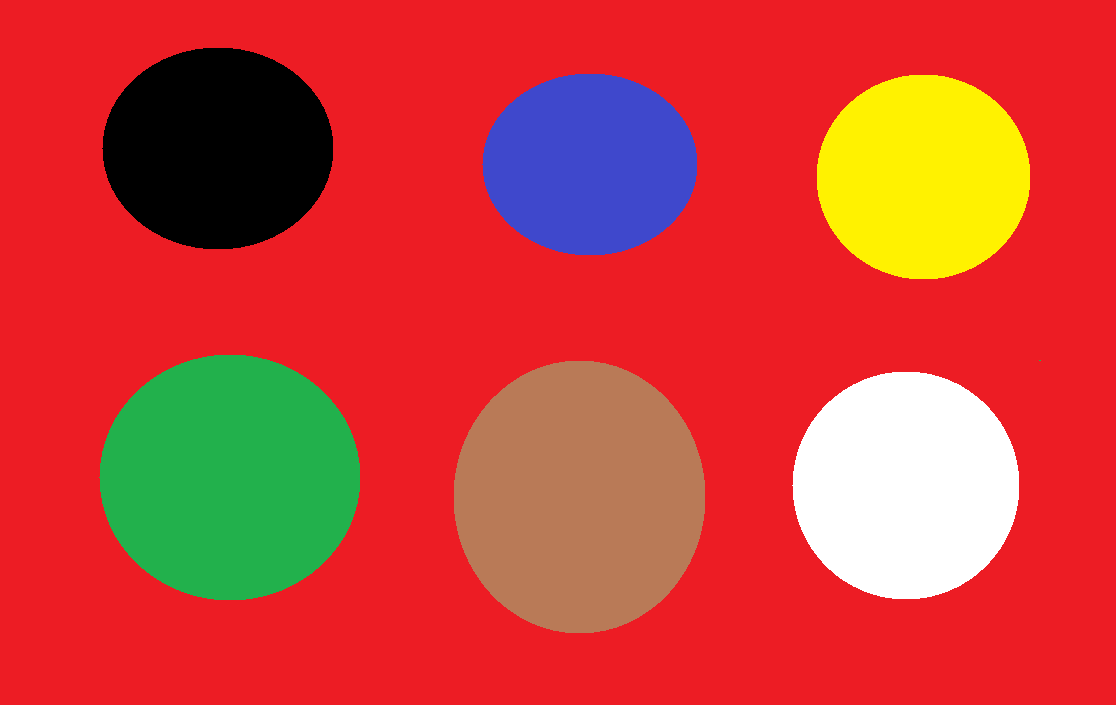
#> input picture Kodlar/images/renkler.png, 1116 x 705 px
$ python canny.py
#> lines starting #> are read from the running program, lines starting #| are printed output that depends on the picture; after the words box and inside, x2 and y2 are one past the last pixel; in counts of white or black regions, pixels touching at a corner belong together
import cv2
import numpy as np

img = cv2.imread('../images/renkler.png')
#> img is the input picture: shape (705, 1116, 3); mean B, G, R 56.7, 65.5, 204.4

gray = cv2.cvtColor(img, cv2.COLOR_BGR2GRAY)
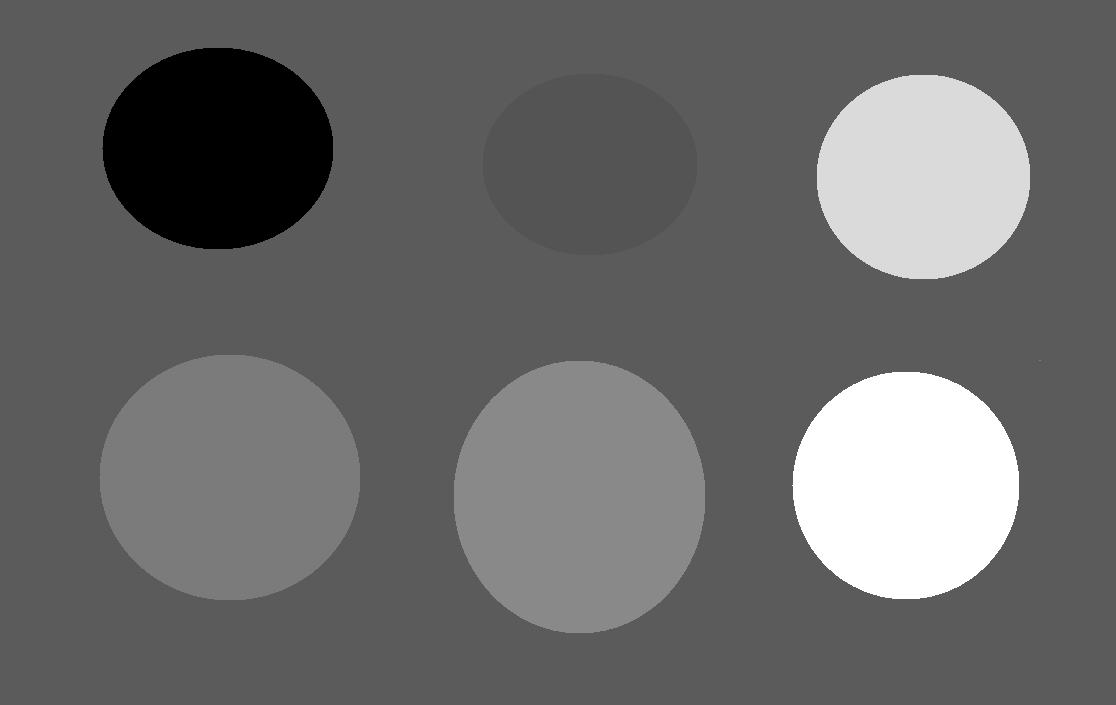
#> gray: shape (705, 1116); min 0, max 255, mean 105.7

B, G, R = cv2.split(img)
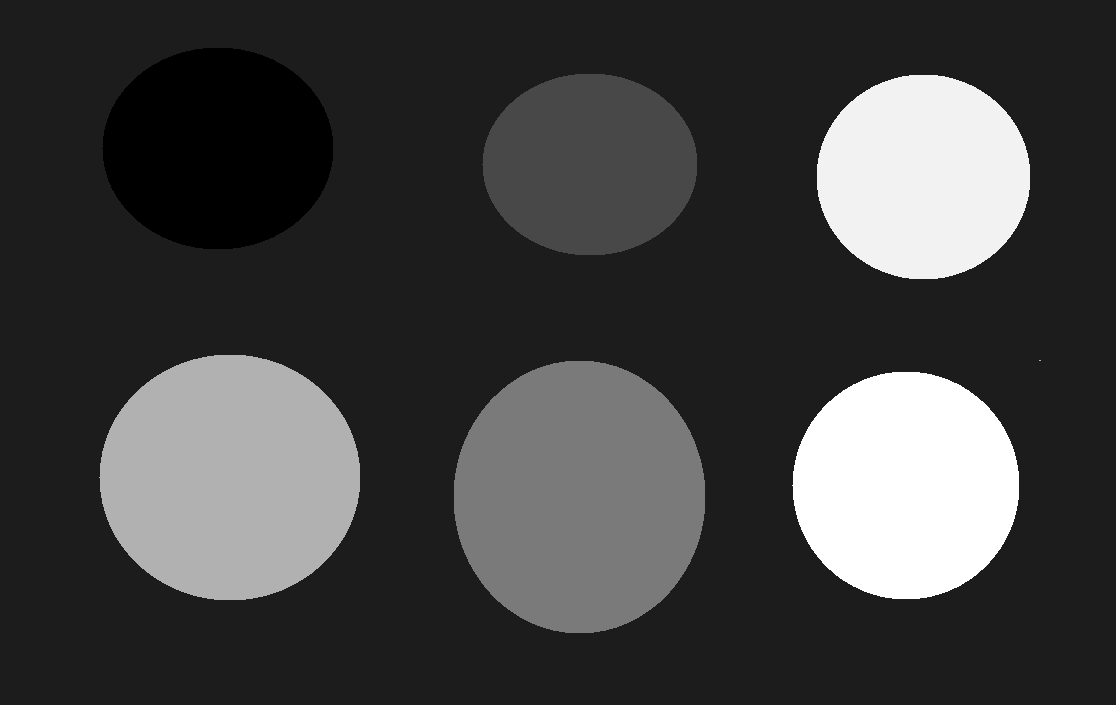
#> G: shape (705, 1116); min 0, max 255, mean 65.5
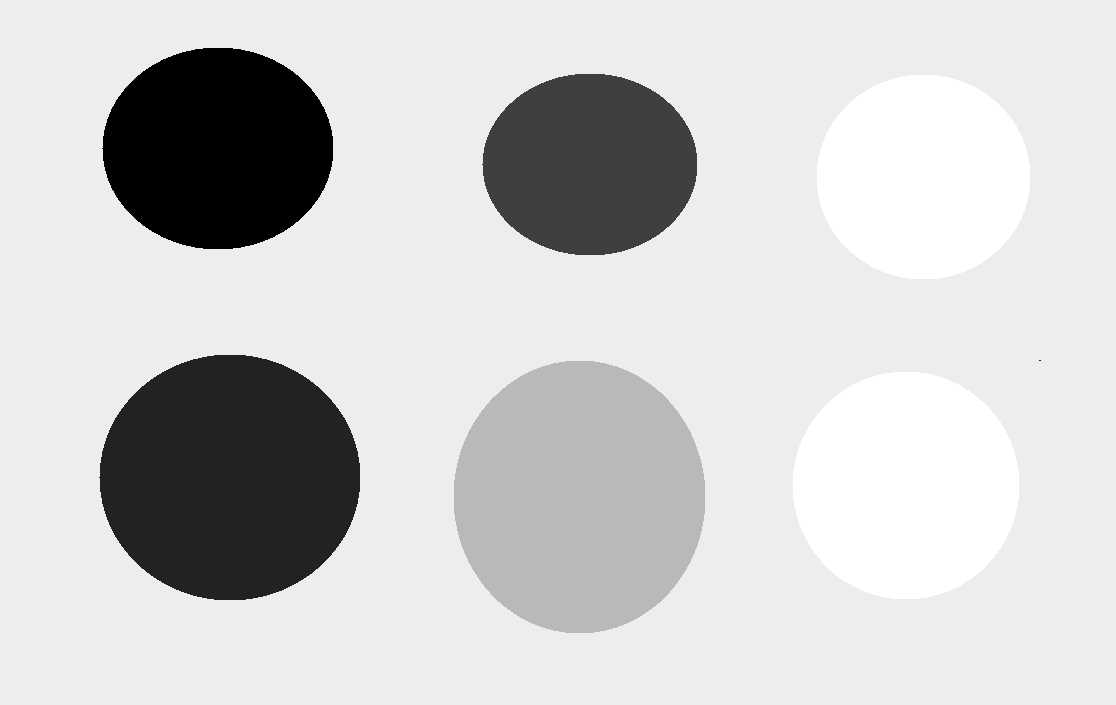
#> R: shape (705, 1116); min 0, max 255, mean 204.4

edges   = cv2.Canny(gray, 100, 200)
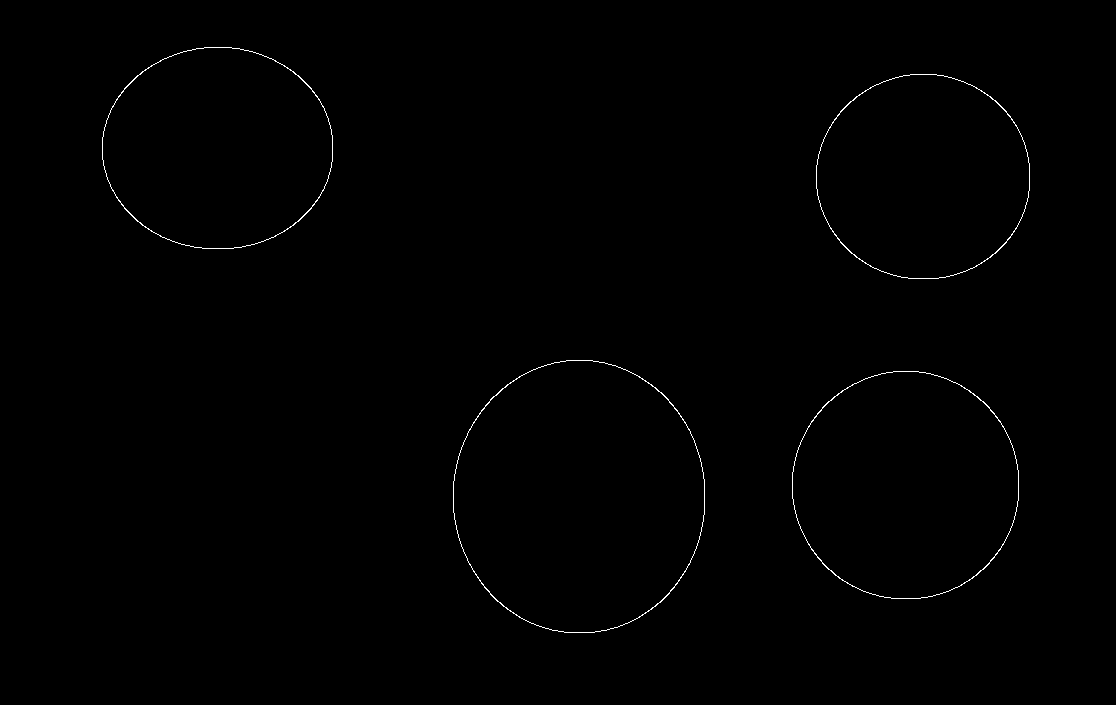
#> edges: shape (705, 1116); 0.38% white in thin lines or dots, all inside (x1, y1, x2, y2) = (102, 47, 1030, 633)
B_edges = cv2.Canny(B, 100, 200)
#> B_edges: shape (705, 1116); 0.57% white in thin lines or dots, all inside (x1, y1, x2, y2) = (99, 47, 1030, 633)
G_edges = cv2.Canny(G, 100, 200)
#> G_edges: shape (705, 1116); 0.48% white in thin lines or dots, all inside (x1, y1, x2, y2) = (99, 73, 1041, 633)
R_edges = cv2.Canny(R, 100, 200)
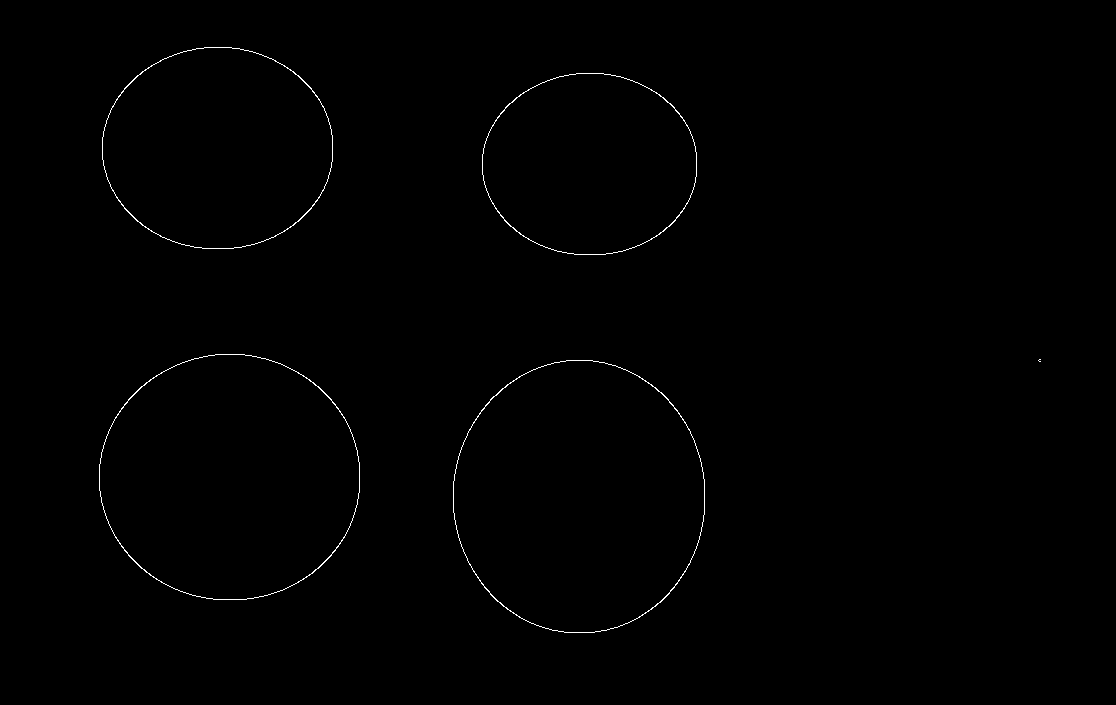
#> R_edges: shape (705, 1116); 0.39% white in thin lines or dots, all inside (x1, y1, x2, y2) = (99, 47, 1041, 633)

cv2.namedWindow("img", cv2.WINDOW_FREERATIO)
cv2.namedWindow("gray", cv2.WINDOW_FREERATIO)
cv2.namedWindow("edges", cv2.WINDOW_FREERATIO)
cv2.namedWindow("B_edges", cv2.WINDOW_FREERATIO)
cv2.namedWindow("G_edges", cv2.WINDOW_FREERATIO)
cv2.namedWindow("R_edges", cv2.WINDOW_FREERATIO)
cv2.imshow("img"    , img)
cv2.imshow("gray"   , gray)
cv2.imshow("edges"  , edges)
cv2.imshow("B_edges", B_edges)
cv2.imshow("G_edges", G_edges)
cv2.imshow("R_edges", R_edges)


cv2.waitKey()
cv2.destroyAllWindows()
